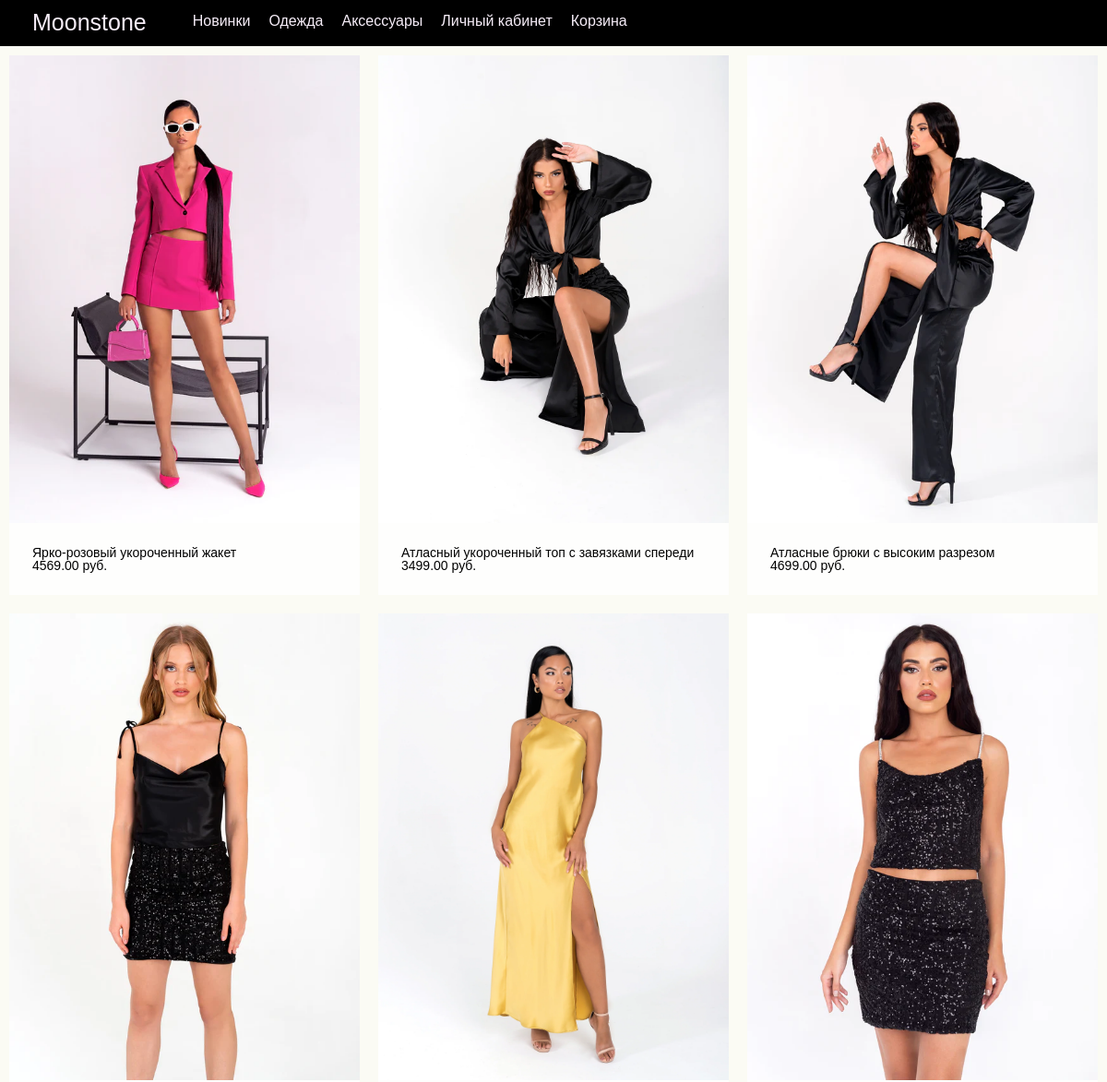
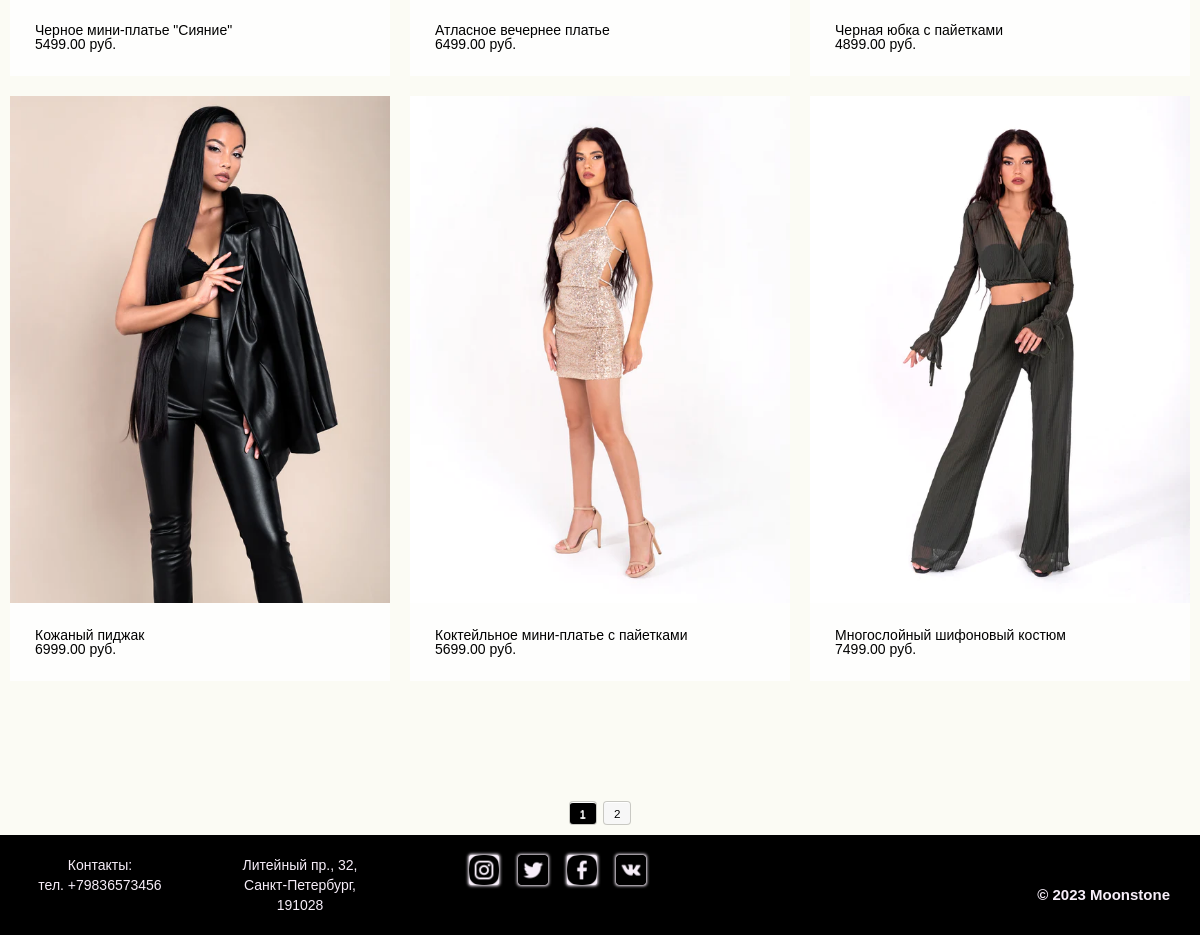
The app's page /products_2/ with its own data (2 pictures, top to bottom).
### shop/models.py (models this page shows, shortened)
class Product(models.Model):
    CATEGORY_CHOICES = (
        ('clothing', 'Clothing'),
        ('accessories', 'Accessories'),
    )
    category = models.CharField(max_length=20, choices=CATEGORY_CHOICES,default='Clothing', null=True)
    name = models.CharField(max_length=255)
    description = models.TextField()
    price = models.DecimalField(max_digits=10, decimal_places=2)
    image = models.ImageField(upload_to='product_images', storage=fs)
    color = models.CharField(max_length=50, default='Белый', null=True)
    size = models.CharField(max_length=20, default='One',null=True)
    class Meta:
        ordering = ['-id']

### shop/views.py (the view)
# urls.py: path('products_2/', views.product_list_2, name='product_list_2'),
def product_list_2(request):
    query = request.GET.get('q')
    if query:
        products = Product.objects.filter(category='clothing')
    else:
        products = Product.objects.filter(category='clothing')
    page = request.GET.get('page', 1)
    paginator = Paginator(products, 9)
    try:
        products = paginator.page(page)
    except PageNotAnInteger:
        products = paginator.page(1)
    except EmptyPage:
        products = paginator.page(paginator.num_pages)
    return render(request, 'shop/products_list_2.html', {'products': products})

### templates/shop/products_list_2.html
{% extends 'shop/base.html' %}
{% load static %}
{% block content %}
<div class="basis">
    <div class="product-row">
        {% for product in products %}
        <div class="product">
            <div class="product-image">
                <a href="{% url 'shop:product_detail' id=product.id %}">
                    <img src="{{ product.image.url }}" alt="{{ product.name }}">
                </a>
            </div>
            <div class="product-info">
                <h3><a href="{% url 'shop:product_detail' id=product.id %}">{{ product.name }}</a></h3>
                <p>{{ product.price }} руб.</p>
            </div>
        </div>
        {% endfor %}
    </div>
    <div class="pagination">
        {% for i in products.paginator.page_range %}
            {% if products.number == i %}
                <a class="current">{{ i }}</a>
            {% else %}
                <a href="?page={{ i }}">{{ i }}</a>
            {% endif %}
        {% endfor %}
    </div>
</div>
{% endblock %}

### static/css/style.css (style rules this page uses)
* { padding: 0; margin: 0; border: 0; }
*, *:before, *:after { -moz-box-sizing: border-box; -webkit-box-sizing: border-box; box-sizing: border-box; }
html, body { height: 100%; width: 100%; font-size: 100%; line-height: 1; font-size: 14px; -ms-text-size-adjust: 100%; -moz-text-size-adjust: 100%; -webkit-text-size-adjust: 100%; }
a, a:visited { text-decoration: none; }
img { vertical-align: top; }
h1, h2, h3, h4, h5, h6 { font-size: inherit; font-weight: 400; }
body { font-family: 'Gilroy-Medium', sans-serif; min-height: 100vh; height: 100%; }
.basis { padding-top: 50px; }
.product-row { display: flex; flex-wrap: wrap; justify-content: space-between; }
.product { margin: 10px; box-sizing: border-box; display: flex; flex-direction: column; justify-content: space-between; max-width: calc(33.33% - 20px); }
.product-image { width: 100%; height: 100%; display: flex; justify-content: center; align-items: center; overflow: hidden; }
.product-image img { width: 100%; height: auto; object-fit: cover; }
.product-info { bottom: 0; left: 0; width: 100%; color: #000000; padding: 25px; background-color: rgba(255, 255, 255, 0.8); text-align: left; }
.product-info a { color: #000000; }
.pagination { text-align: center; padding: 10px; margin-top: 100px; }
.pagination a { border-radius: 3px; box-shadow: rgba(0, 0, 0, 0.2) 0 0 0 1px; margin: 1px 2px; padding: 5px 10px; display: inline-block; border-top: 1px solid #fff; text-decoration: none; color: #000; font-size: smaller; text-shadow: white 0 1px 0; background-color: #f7f7f7; filter: progid:DXImageTransform.Microsoft.gradient(startColorStr='#f9f9f9', EndColorStr='#eaeaea'); }
.pagination a.current { background-color: #000; color: #f7f7f7; }

### records on screen
Product: image (picture), name "Ярко-розовый укороченный жакет", price "4569.00"
Product: image (picture), name "Атласный укороченный топ с завязками спереди", price "3499.00"
Product: image (picture), name "Атласные брюки с высоким разрезом", price "4699.00"
Product: image (picture), name "Черное мини-платье \"Сияние\"", price "5499.00"
Product: image (picture), name "Атласное вечернее платье", price "6499.00"
Product: image (picture), name "Черная юбка с пайетками", price "4899.00"
Product: image (picture), name "Кожаный пиджак", price "6999.00"
Product: image (picture), name "Коктейльное мини-платье с пайетками", price "5699.00"
Product: image (picture), name "Многослойный шифоновый костюм", price "7499.00"

### other values on screen
{{ i }} "1"
{{ i }} "2"
